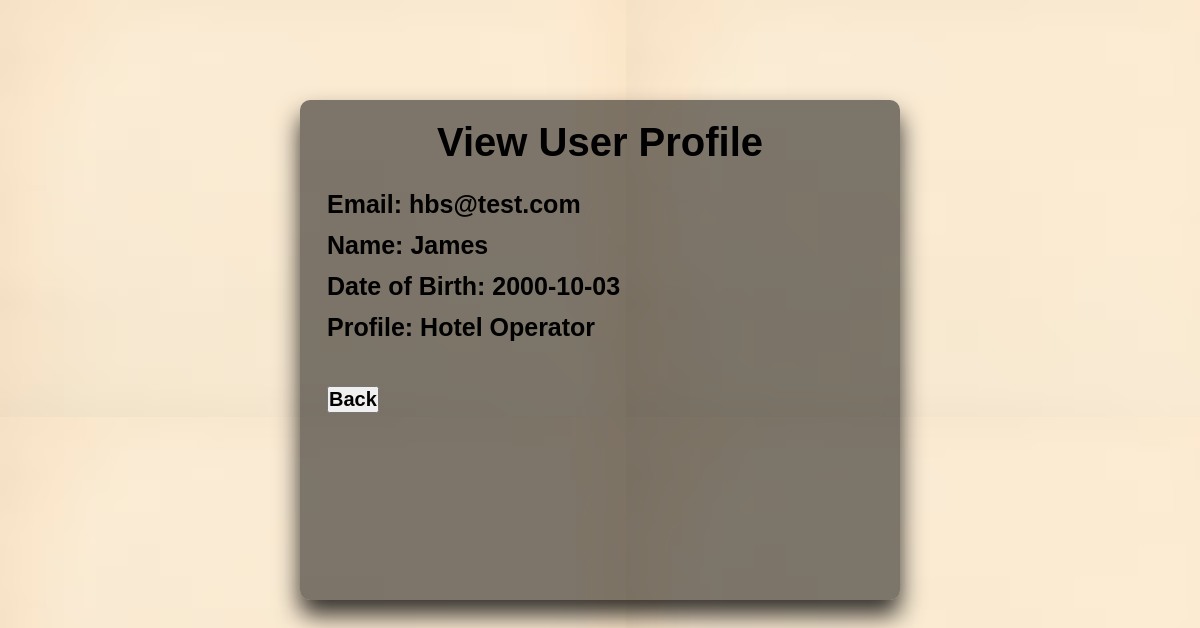
Screenshot of /adminPage/viewUserProfile.php?n=hbs@test.com with the database file from the repository.
### tables this page shows
CREATE TABLE `users` (
  `id` int(11) NOT NULL,
  `email` varchar(100) NOT NULL,
  `password` varchar(45) NOT NULL,
  `name` varchar(45) NOT NULL,
  `dateofbirth` date NOT NULL,
  `profile` varchar(45) NOT NULL,
  `status` varchar(45) NOT NULL,
  `hotelID` varchar(45) DEFAULT NULL
);

### adminPage/viewUserProfile.php (the view, shortened to what this page needs)
<?php
    include ("db.php");
    $email = $_GET['n'];
    $query = "select * from users where email='$email'";
    $result = mysqli_query($conn, $query);
?>
<!DOCTYPE html>
<html lang="en">
<head>
</head>
<body>
<form action="" method="POST">
<table>
<?php
                echo "<h1>View User Profile</h1><br>";
                while($row = mysqli_fetch_array($result)) :?>
                <tr>
                    <td><?php echo "Email: ".$row['email'];?></td>
                </tr>
                <tr>
                    <td><?php echo "Name: ".$row['name'];?></td>
                </tr>
                <tr>
                    <td><?php echo "Date of Birth: ".$row['dateofbirth'];?></td>
                </tr>
                <tr>
                    <td><?php echo "Profile: ".$row['profile'];?></td>
                </tr>
                <tr>
                    <td><br><input id="button" type="button" onclick="location.href='adminViewUserProfiles.php'" name="back" value="Back"></td>
                </tr>
                <?php endwhile;?>
</table>
</form>
</body>
</html>

### adminPage/viewUserProfile.php (style rules this page uses)
* { margin: 0; padding: 0; box-sizing: border-box; font-family: 'Poppins', sans-serif; font-weight: 600; }
body { background-image: url('cream.jpg'); }
form { transform: translate(0%, 20%); margin: auto; height: 500px; width: 600px; padding: 20px; background: rgba(0, 0, 0, 0.5); box-sizing: border-box; box-shadow: 0 15px 25px rgba(0, 0, 0, 0.8); border-radius: 10px; }
h1 { font-size: 40px; text-align: center; }
td { padding: 5px; font-size: 25px; }
#button { font-size: 20px; }

### rows the page displays
users: email "hbs@test.com", name "James", dateofbirth "2000-10-03", profile "Hotel Operator"
